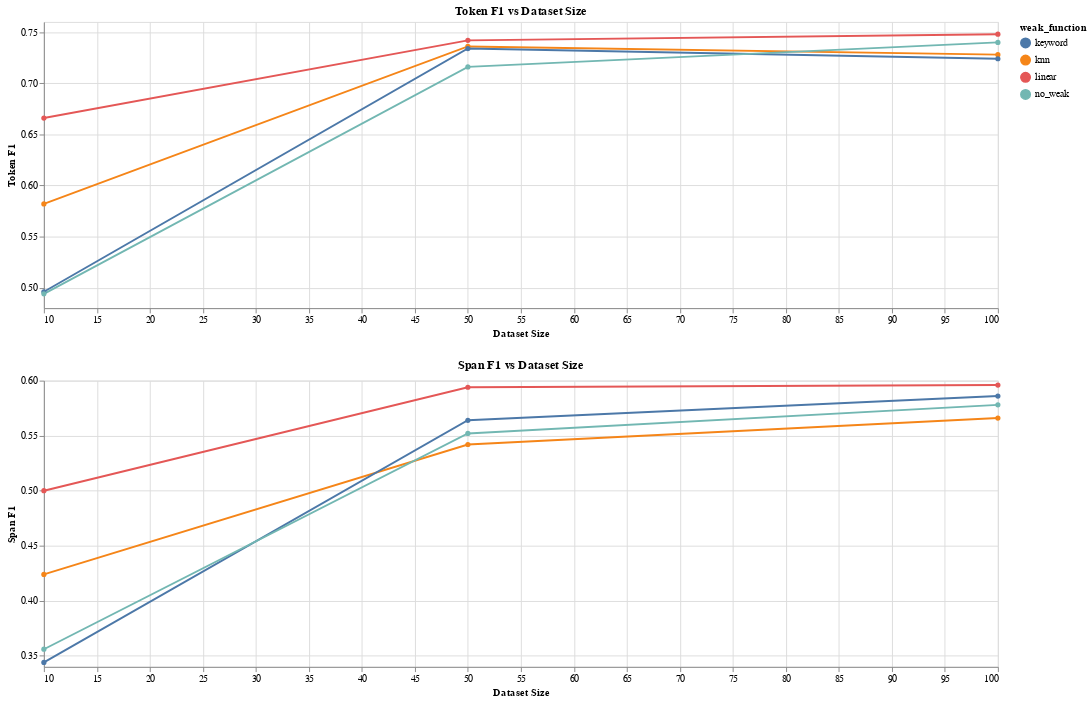

Notebook cell for this chart:
### Code cell
WEAK_WEIGHT = 0.01
WEAK_TRAIN_METHOD = 'fine_tune'

def metric_graph(data_frame: pd.DataFrame, metric: str, train_method: str) -> alt.Chart:
    def filter_graph(chart: alt.Chart) -> alt.Chart:
        return chart.transform_filter(
            alt.datum.metric_name == metric
        ).transform_filter(
            alt.datum.weak_weight == WEAK_WEIGHT
        ).transform_filter(
            alt.datum.weak_train_method == train_method,
        )
#     .transform_filter(
#             alt.datum.weak_function != 'knn'
#         ).transform_filter(
#             alt.datum.weak_function != 'keyword'
#         )

    base = alt.Chart(data_frame, title=f'{metric} vs Dataset Size')
    line = filter_graph(base.mark_line(point=True).encode(
        x=alt.X('step', title='Dataset Size'),
        y=alt.Y('mean(metric_val)', title=metric, scale=alt.Scale(zero=False)),
        color='weak_function:N',
    ))
    
    confidence_interval = filter_graph(base.mark_area(opacity=0.3).encode(
        x=alt.X('step'),
        y=alt.Y('ci0(metric_val):Q'),
        y2='ci1(metric_val):Q',
        color='weak_function:N',
    ))

    return (line).properties(width=1000)
metric_graph(data_frame, 'Token F1', 'fine_tune') & metric_graph(data_frame, 'Span F1', 'fine_tune')

### Figure 1 — Vega-Lite specification as saved in the notebook (floating-point values rounded to 4 significant figures; data arrays with more than 128 entries replaced by an {"elided": "..."} marker saying what was removed)
{"$schema": "https://vega.github.io/schema/vega-lite/v2.6.0.json", "config": {"view": {"height": 300, "width": 400}}, "datasets": {"data-9fe87752587f37776f0f3400f9abf8c8": {"elided": "480 records"}}, "vconcat": [{"data": {"name": "data-9fe87752587f37776f0f3400f9abf8c8"}, "encoding": {"color": {"field": "weak_function", "type": "nominal"}, "x": {"field": "step", "title": "Dataset Size", "type": "quantitative"}, "y": {"aggregate": "mean", "field": "metric_val", "scale": {"zero": false}, "title": "Token F1", "type": "quantitative"}}, "mark": {"point": true, "type": "line"}, "title": "Token F1 vs Dataset Size", "transform": [{"filter": "(datum.metric_name === 'Token F1')"}, {"filter": "(datum.weak_weight === 0.01)"}, {"filter": "(datum.weak_train_method === 'fine_tune')"}], "width": 1000}, {"data": {"name": "data-9fe87752587f37776f0f3400f9abf8c8"}, "encoding": {"color": {"field": "weak_function", "type": "nominal"}, "x": {"field": "step", "title": "Dataset Size", "type": "quantitative"}, "y": {"aggregate": "mean", "field": "metric_val", "scale": {"zero": false}, "title": "Span F1", "type": "quantitative"}}, "mark": {"point": true, "type": "line"}, "title": "Span F1 vs Dataset Size", "transform": [{"filter": "(datum.metric_name === 'Span F1')"}, {"filter": "(datum.weak_weight === 0.01)"}, {"filter": "(datum.weak_train_method === 'fine_tune')"}], "width": 1000}]}
